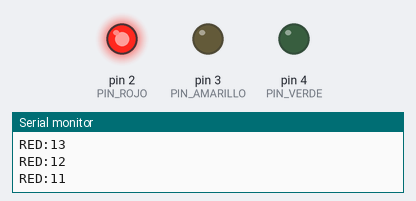
The sketch below on a simulated Arduino Uno, built with avr-gcc and run on an emulated ATmega328P. On the bench: output pins drawn as LEDs (lit = HIGH), the last lines printed to the serial monitor.

Above: at 10.5 s.
At 33.0 s:
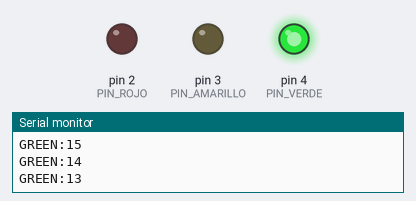
At 48.0 s:
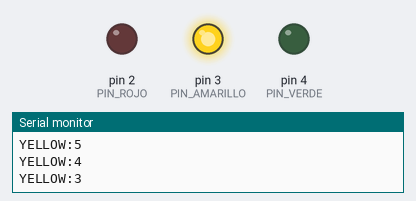
Timing chart, 0 to 65.5 s (numbered marks = the images above):
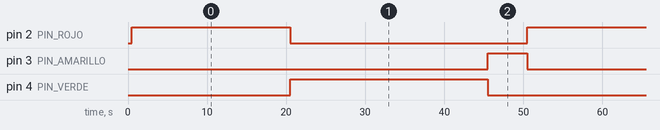

The sketch:

semaforo.ino
```cpp
// SEMAFORO - Arduino UNO
// Rojo PIN 2 (20s), Amarillo PIN 3 (5s), Verde PIN 4 (25s)
// Envia por Serial: "RED:20", "GREEN:25", "YELLOW:5" ... @9600 baud

const int PIN_ROJO = 2;
const int PIN_AMARILLO = 3;
const int PIN_VERDE = 4;

const int DUR_ROJO = 20;
const int DUR_AMARILLO = 5;
const int DUR_VERDE = 25;

void setup() {
  pinMode(PIN_ROJO, OUTPUT);
  pinMode(PIN_AMARILLO, OUTPUT);
  pinMode(PIN_VERDE, OUTPUT);
  digitalWrite(PIN_ROJO, LOW);
  digitalWrite(PIN_AMARILLO, LOW);
  digitalWrite(PIN_VERDE, LOW);
  Serial.begin(9600);
  delay(500);
  Serial.println("ARDUINO_READY");
}

void encenderSolo(int pinEncendido) {
  digitalWrite(PIN_ROJO, pinEncendido == PIN_ROJO ? HIGH : LOW);
  digitalWrite(PIN_AMARILLO, pinEncendido == PIN_AMARILLO ? HIGH : LOW);
  digitalWrite(PIN_VERDE, pinEncendido == PIN_VERDE ? HIGH : LOW);
}

void correrFase(const char* nombre, int pin, int duracion) {
  encenderSolo(pin);
  for (int restante = duracion; restante > 0; restante--) {
    Serial.print(nombre);
    Serial.print(":");
    Serial.println(restante);
    delay(1000);
  }
}

void loop() {
  correrFase("RED", PIN_ROJO, DUR_ROJO);
  correrFase("GREEN", PIN_VERDE, DUR_VERDE);
  correrFase("YELLOW", PIN_AMARILLO, DUR_AMARILLO);
}
```

Measured:
- by itself, pin 2 (PIN_ROJO): alternates HIGH for 20.0 s and LOW for 30.0 s
- by itself, pin 3 (PIN_AMARILLO): alternates HIGH for 5.0 s and LOW for 45.0 s
- by itself, pin 4 (PIN_VERDE): alternates HIGH for 25.0 s and LOW for 25.0 s
